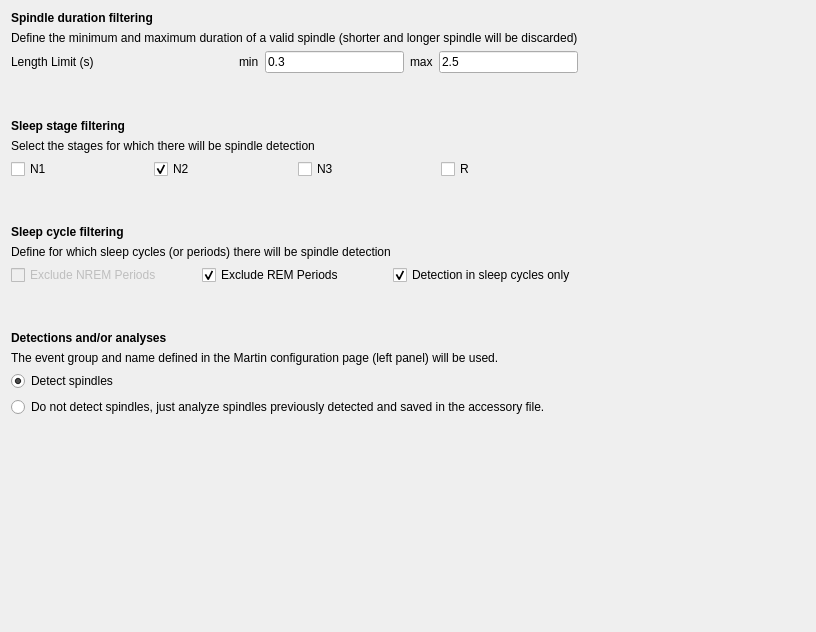
<?xml version="1.0" encoding="UTF-8"?>
<ui version="4.0">
 <class>SpindleDetectorSelStep</class>
 <widget class="QWidget" name="SpindleDetectorSelStep">
  <property name="geometry">
   <rect>
    <x>0</x>
    <y>0</y>
    <width>816</width>
    <height>632</height>
   </rect>
  </property>
  <property name="windowTitle">
   <string/>
  </property>
  <layout class="QHBoxLayout" name="horizontalLayout_5">
   <item>
    <layout class="QVBoxLayout" name="verticalLayout_3">
     <item>
      <layout class="QVBoxLayout" name="verticalLayout">
       <item>
        <widget class="QLabel" name="label_5">
         <property name="font">
          <font>
           <weight>50</weight>
           <italic>false</italic>
           <bold>false</bold>
          </font>
         </property>
         <property name="text">
          <string>&lt;html&gt;&lt;head/&gt;&lt;body&gt;&lt;p&gt;&lt;span style=&quot; font-weight:600;&quot;&gt;Spindle duration filtering&lt;/span&gt;&lt;/p&gt;&lt;/body&gt;&lt;/html&gt;</string>
         </property>
        </widget>
       </item>
       <item>
        <widget class="QLabel" name="label_8">
         <property name="text">
          <string>Define the minimum and maximum duration of a valid spindle (shorter and longer spindle will be discarded)</string>
         </property>
        </widget>
       </item>
       <item>
        <layout class="QHBoxLayout" name="horizontalLayout">
         <item>
          <widget class="QLabel" name="label">
           <property name="text">
            <string>Length Limit (s)</string>
           </property>
          </widget>
         </item>
         <item>
          <spacer name="horizontalSpacer">
           <property name="orientation">
            <enum>Qt::Horizontal</enum>
           </property>
           <property name="sizeHint" stdset="0">
            <size>
             <width>40</width>
             <height>20</height>
            </size>
           </property>
          </spacer>
         </item>
         <item>
          <widget class="QLabel" name="label_3">
           <property name="text">
            <string>min</string>
           </property>
          </widget>
         </item>
         <item>
          <widget class="QLineEdit" name="min_length_lineEdit">
           <property name="text">
            <string>0.3</string>
           </property>
          </widget>
         </item>
         <item>
          <widget class="QLabel" name="label_4">
           <property name="text">
            <string>max</string>
           </property>
          </widget>
         </item>
         <item>
          <widget class="QLineEdit" name="max_length_lineEdit">
           <property name="text">
            <string>2.5</string>
           </property>
          </widget>
         </item>
        </layout>
       </item>
      </layout>
     </item>
     <item>
      <spacer name="verticalSpacer_2">
       <property name="orientation">
        <enum>Qt::Vertical</enum>
       </property>
       <property name="sizeType">
        <enum>QSizePolicy::Fixed</enum>
       </property>
       <property name="sizeHint" stdset="0">
        <size>
         <width>20</width>
         <height>40</height>
        </size>
       </property>
      </spacer>
     </item>
     <item>
      <layout class="QVBoxLayout" name="verticalLayout_2">
       <item>
        <widget class="QLabel" name="label_6">
         <property name="font">
          <font>
           <weight>50</weight>
           <italic>false</italic>
           <bold>false</bold>
          </font>
         </property>
         <property name="text">
          <string>&lt;html&gt;&lt;head/&gt;&lt;body&gt;&lt;p&gt;&lt;span style=&quot; font-weight:600;&quot;&gt;Sleep stage filtering&lt;/span&gt;&lt;/p&gt;&lt;/body&gt;&lt;/html&gt;</string>
         </property>
        </widget>
       </item>
       <item>
        <widget class="QLabel" name="label_2">
         <property name="text">
          <string>Select the stages for which there will be spindle detection</string>
         </property>
        </widget>
       </item>
       <item>
        <layout class="QHBoxLayout" name="horizontalLayout_2">
         <item>
          <widget class="QCheckBox" name="checkBox_n1">
           <property name="text">
            <string>N1</string>
           </property>
          </widget>
         </item>
         <item>
          <widget class="QCheckBox" name="checkBox_n2">
           <property name="text">
            <string>N2</string>
           </property>
           <property name="checked">
            <bool>true</bool>
           </property>
          </widget>
         </item>
         <item>
          <widget class="QCheckBox" name="checkBox_n3">
           <property name="text">
            <string>N3</string>
           </property>
           <property name="checked">
            <bool>false</bool>
           </property>
          </widget>
         </item>
         <item>
          <widget class="QCheckBox" name="checkBox_r">
           <property name="text">
            <string>R</string>
           </property>
          </widget>
         </item>
        </layout>
       </item>
      </layout>
     </item>
     <item>
      <spacer name="verticalSpacer">
       <property name="orientation">
        <enum>Qt::Vertical</enum>
       </property>
       <property name="sizeType">
        <enum>QSizePolicy::Fixed</enum>
       </property>
       <property name="sizeHint" stdset="0">
        <size>
         <width>20</width>
         <height>40</height>
        </size>
       </property>
      </spacer>
     </item>
     <item>
      <widget class="QLabel" name="label_7">
       <property name="font">
        <font>
         <weight>50</weight>
         <italic>false</italic>
         <bold>false</bold>
        </font>
       </property>
       <property name="text">
        <string>&lt;html&gt;&lt;head/&gt;&lt;body&gt;&lt;p&gt;&lt;span style=&quot; font-weight:600;&quot;&gt;Sleep cycle filtering&lt;/span&gt;&lt;/p&gt;&lt;/body&gt;&lt;/html&gt;</string>
       </property>
      </widget>
     </item>
     <item>
      <widget class="QLabel" name="label_9">
       <property name="text">
        <string>Define for which sleep cycles (or periods) there will be spindle detection</string>
       </property>
      </widget>
     </item>
     <item>
      <layout class="QHBoxLayout" name="horizontalLayout_3">
       <item>
        <widget class="QCheckBox" name="checkBox_excl_nremp">
         <property name="enabled">
          <bool>false</bool>
         </property>
         <property name="text">
          <string>Exclude NREM Periods</string>
         </property>
        </widget>
       </item>
       <item>
        <widget class="QCheckBox" name="checkBox_excl_remp">
         <property name="text">
          <string>Exclude REM Periods</string>
         </property>
         <property name="checked">
          <bool>true</bool>
         </property>
        </widget>
       </item>
       <item>
        <widget class="QCheckBox" name="checkBox_only_cycles">
         <property name="text">
          <string>Detection in sleep cycles only</string>
         </property>
         <property name="checked">
          <bool>true</bool>
         </property>
        </widget>
       </item>
      </layout>
     </item>
     <item>
      <spacer name="verticalSpacer_4">
       <property name="orientation">
        <enum>Qt::Vertical</enum>
       </property>
       <property name="sizeType">
        <enum>QSizePolicy::Fixed</enum>
       </property>
       <property name="sizeHint" stdset="0">
        <size>
         <width>20</width>
         <height>40</height>
        </size>
       </property>
      </spacer>
     </item>
     <item>
      <widget class="QLabel" name="label_10">
       <property name="font">
        <font>
         <weight>50</weight>
         <italic>false</italic>
         <bold>false</bold>
        </font>
       </property>
       <property name="text">
        <string>&lt;html&gt;&lt;head/&gt;&lt;body&gt;&lt;p&gt;&lt;span style=&quot; font-weight:600;&quot;&gt;Detections and/or analyses&lt;/span&gt;&lt;/p&gt;&lt;/body&gt;&lt;/html&gt;</string>
       </property>
      </widget>
     </item>
     <item>
      <layout class="QHBoxLayout" name="horizontalLayout_4">
       <item>
        <widget class="QLabel" name="label_11">
         <property name="text">
          <string>The event group and name defined in the Martin configuration page (left panel) will be used. </string>
         </property>
        </widget>
       </item>
      </layout>
     </item>
     <item>
      <widget class="QRadioButton" name="radioButton_detect_spindle">
       <property name="text">
        <string>Detect spindles</string>
       </property>
       <property name="checked">
        <bool>true</bool>
       </property>
      </widget>
     </item>
     <item>
      <widget class="QRadioButton" name="radioButto_analyse_spindle">
       <property name="text">
        <string>Do not detect spindles, just analyze spindles previously detected and saved in the accessory file.</string>
       </property>
      </widget>
     </item>
     <item>
      <spacer name="verticalSpacer_3">
       <property name="orientation">
        <enum>Qt::Vertical</enum>
       </property>
       <property name="sizeHint" stdset="0">
        <size>
         <width>20</width>
         <height>40</height>
        </size>
       </property>
      </spacer>
     </item>
    </layout>
   </item>
   <item>
    <spacer name="horizontalSpacer_4">
     <property name="orientation">
      <enum>Qt::Horizontal</enum>
     </property>
     <property name="sizeHint" stdset="0">
      <size>
       <width>162</width>
       <height>20</height>
      </size>
     </property>
    </spacer>
   </item>
  </layout>
 </widget>
 <resources>
  <include location="../../../../../snooz-toolbox/src/main/python/ui/themes/themes.qrc"/>
 </resources>
 <connections>
  <connection>
   <sender>checkBox_only_cycles</sender>
   <signal>stateChanged(int)</signal>
   <receiver>SpindleDetectorSelStep</receiver>
   <slot>detect_in_cycle_only_slot()</slot>
   <hints>
    <hint type="sourcelabel">
     <x>447</x>
     <y>290</y>
    </hint>
    <hint type="destinationlabel">
     <x>357</x>
     <y>294</y>
    </hint>
   </hints>
  </connection>
  <connection>
   <sender>radioButto_analyse_spindle</sender>
   <signal>clicked()</signal>
   <receiver>SpindleDetectorSelStep</receiver>
   <slot>radio_button_slot()</slot>
   <hints>
    <hint type="sourcelabel">
     <x>272</x>
     <y>404</y>
    </hint>
    <hint type="destinationlabel">
     <x>357</x>
     <y>294</y>
    </hint>
   </hints>
  </connection>
  <connection>
   <sender>radioButton_detect_spindle</sender>
   <signal>clicked()</signal>
   <receiver>SpindleDetectorSelStep</receiver>
   <slot>radio_button_slot()</slot>
   <hints>
    <hint type="sourcelabel">
     <x>272</x>
     <y>380</y>
    </hint>
    <hint type="destinationlabel">
     <x>357</x>
     <y>294</y>
    </hint>
   </hints>
  </connection>
 </connections>
 <slots>
  <slot>detect_in_cycle_only_slot()</slot>
  <slot>radio_button_slot()</slot>
 </slots>
</ui>
